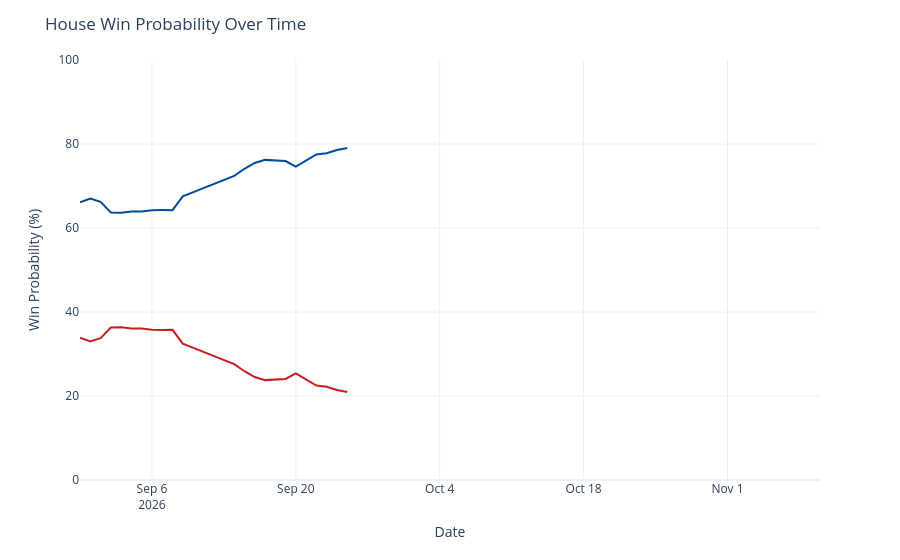

Notebook source saved alongside this figure:
### Code cell
chance_over_time = output_ts[(output_ts['geo'] == 'US House') &
                             (output_ts['type'] == 'chance')]
chance_over_time['rep_chance'] = chance_over_time['y'].map(lambda x: 100 - x)
chance_over_time = chance_over_time.rename({'y': 'Democrats', 'rep_chance': 'Republicans'}, axis=1)
chance_time_ser = px.line(chance_over_time, x='date', y=['Democrats', 'Republicans'], template='plotly_white',
                         color_discrete_map={'Democrats': '#004b97', 'Republicans': '#c71e1d'},)
chance_time_ser.update_traces(hovertemplate="%{y:.1f}%")
chance_time_ser.update_layout(
    xaxis=dict(range=[pd.to_datetime('2026-08-30'), pd.to_datetime('2026-11-10')]),
    yaxis=dict(range=[0, 100]),
    xaxis_title='Date',
    yaxis_title='Win Probability (%)',
    title=dict(text="House Win Probability Over Time"),
    hovermode="x",
    showlegend=False
)
chance_time_ser

### Figure 1 — Plotly figure (JSON) as saved in the notebook; plotly's stock layout.template omitted (floating-point values rounded to 4 significant figures)
{"data": [{"hovertemplate": "%{y:.1f}%", "legendgroup": "Democrats", "line": {"color": "#004b97", "dash": "solid"}, "marker": {"symbol": "circle"}, "mode": "lines", "name": "Democrats", "orientation": "v", "showlegend": true, "type": "scatter", "x": ["2026-08-30", "2026-08-31", "2026-09-01", "2026-09-02", "2026-09-03", "2026-09-04", "2026-09-05", "2026-09-06", "2026-09-07", "2026-09-08", "2026-09-09", "2026-09-14", "2026-09-15", "2026-09-16", "2026-09-17", "2026-09-18", "2026-09-19", "2026-09-20", "2026-09-21", "2026-09-22", "2026-09-23", "2026-09-24", "2026-09-25"], "xaxis": "x", "y": [66.12, 67.02, 66.25, 63.69, 63.65, 63.91, 63.91, 64.23, 64.27, 64.25, 67.54, 72.39, 74.1, 75.49, 76.22, 76.08, 75.94, 74.59, 76.12, 77.51, 77.78, 78.58, 79.05], "yaxis": "y"}, {"hovertemplate": "%{y:.1f}%", "legendgroup": "Republicans", "line": {"color": "#c71e1d", "dash": "solid"}, "marker": {"symbol": "circle"}, "mode": "lines", "name": "Republicans", "orientation": "v", "showlegend": true, "type": "scatter", "x": ["2026-08-30", "2026-08-31", "2026-09-01", "2026-09-02", "2026-09-03", "2026-09-04", "2026-09-05", "2026-09-06", "2026-09-07", "2026-09-08", "2026-09-09", "2026-09-14", "2026-09-15", "2026-09-16", "2026-09-17", "2026-09-18", "2026-09-19", "2026-09-20", "2026-09-21", "2026-09-22", "2026-09-23", "2026-09-24", "2026-09-25"], "xaxis": "x", "y": [33.88, 32.98, 33.75, 36.31, 36.35, 36.09, 36.09, 35.77, 35.73, 35.75, 32.46, 27.61, 25.9, 24.51, 23.78, 23.92, 24.06, 25.41, 23.88, 22.49, 22.22, 21.42, 20.95], "yaxis": "y"}], "layout": {"hovermode": "x", "legend": {"title": {"text": "variable"}, "tracegroupgap": 0}, "margin": {"t": 60}, "showlegend": false, "title": {"text": "House Win Probability Over Time"}, "xaxis": {"anchor": "y", "domain": [0, 1], "range": ["2026-08-30T00:00:00", "2026-11-10T00:00:00"], "title": {"text": "Date"}}, "yaxis": {"anchor": "x", "domain": [0, 1], "range": [0, 100], "title": {"text": "Win Probability (%)"}}}}
